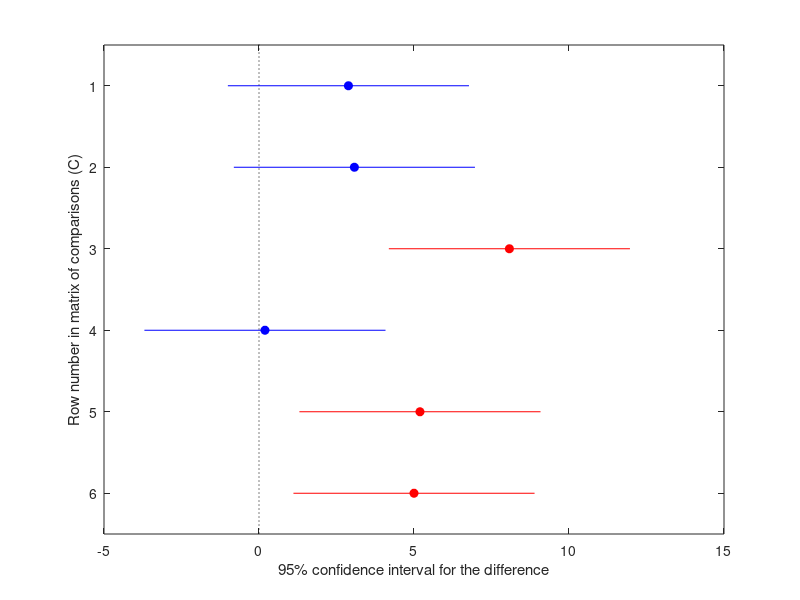
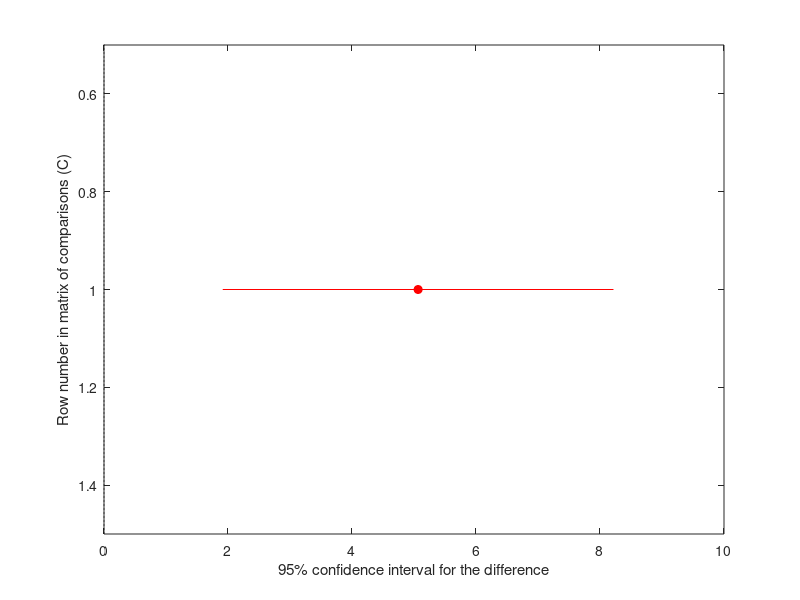

Here is the MATLAB script that generated these plots, in order: (Note: this script raises an error after producing the figures.)
Effort_Ablation1=[12
19
14
15
21
16
16
16
19
17
15
27
22
25
14
16
27
16
10
18
19
15
22
19
12
12];

Effort_Ablation2=[13
8
5
14
15
12
10
12
16
13
17
17
17
15
20
12
27
13
9
12
18
22
26
13
7
16
];

Effort_Ablation3=[8
10
15
10
16
9
10
21
16
20
16
12
17
10
17
17
22
12
6
15
15
26
26
9
5
14
];

Effort_Ablation4=[1
1
5
9
4
3
5
23
6
4
15
8
14
6
12
14
19
12
4
12
12
15
20
10
2
8
];

Effort_Palpation1=[20
25
17
15
24
18
21
20
17
16
19
24
20
16
24
17
22
13
12
20
21
25
19
5
16
11
];

Effort_Palpation2=[7
6
3
14
16
14
13
16
15
14
12
15
20
17
16
23
11
9
11
14
27
24
-1
9
7
];


ablationVec=[Effort_Ablation1;Effort_Ablation2;Effort_Ablation3;Effort_Ablation4];
ablationCell={Effort_Ablation1,Effort_Ablation2,Effort_Ablation3,Effort_Ablation4};
ablationCategory = [repmat({['Unaided']},length(ablationCell{1}),1);
                    repmat({['Visual']},length(ablationCell{2}),1);
                    repmat({['Haptic VF']},length(ablationCell{3}),1);
                    repmat({['Auto VF']},length(ablationCell{4}),1)];
% figure
% myBoxPlot(ablationCell,ablationCategory)
% title('Perceived User Ablation Effort')
% ylabel('Combined TLX Effort Score')
% prettyFigure

figure
[p,tbl,stats]=anova1(ablationVec,ablationCategory,'off');
c=multcompare(stats,'Alpha',0.05,'CType','tukey-kramer');
pValAblation = c(:,end)


palpationVec=[Effort_Palpation1;Effort_Palpation2];
palpationCell={Effort_Palpation1,Effort_Palpation2};
palpationCategory = [repmat({['Haptic']},length(palpationCell{1}),1);
                    repmat({['Visual']},length(palpationCell{2}),1)];
% figure
% myBoxPlot(palpationCell,palpationCategory)
% title('Perceived User Palpation Effort')
% ylabel('Combined TLX Effort Score')
% prettyFigure

figure
[p,tbl,stats]=anova1(palpationVec,palpationCategory,'off');
c=multcompare(stats,'Alpha',0.05,'CType','tukey-kramer');
pValPalpation = c(:,end)

%%
figure
myBoxPlot(horzcat(ablationCell,palpationCell),vertcat(ablationCategory,palpationCategory))
% [15.5000 2.5160]
% annotation('textbox',[.9 .5 .1 .2],'String','Text outside the axes','EdgeColor','none')
ylabel('Combined TLX Effort Score')
prettyFigure
hold on
y=get(gca,'ylim');
plot([4.5,4.5],y,'k','linewidth',4)
title(['Perceived User Effort' newline])
text(2,30,'Ablation','FontSize',32,'Color','r','FontAngle','oblique')
text(5,30,'Palpation','FontSize',32,'Color','r','FontAngle','oblique')
plot(3.75,3.25,'kp','MarkerSize',15,'MarkerFaceColor','k')
plot(5.75,8.35,'kp','MarkerSize',15,'MarkerFaceColor','k')
